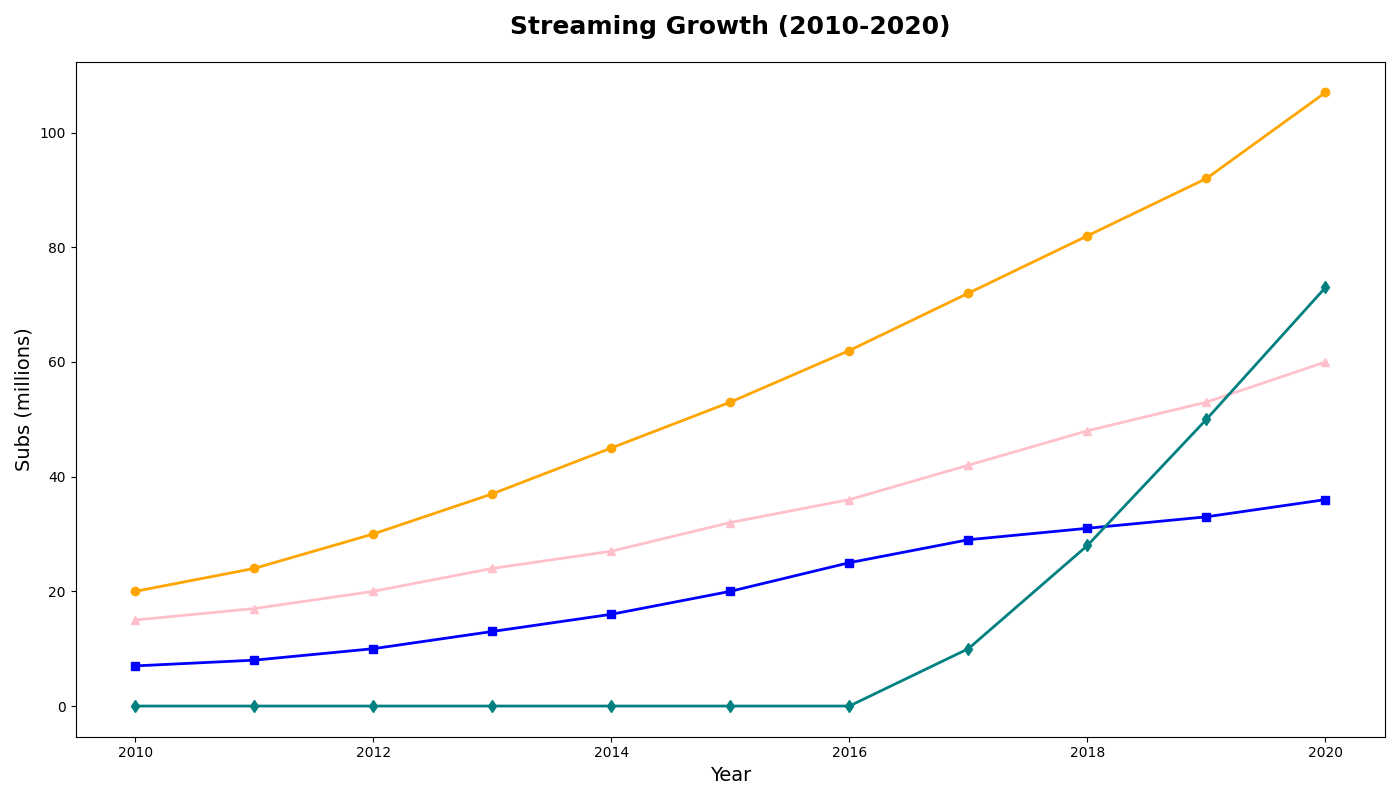

This figure's Python source:
import matplotlib.pyplot as plt
import numpy as np

years = np.arange(2010, 2021)
netflix_subs = np.array([20, 24, 30, 37, 45, 53, 62, 72, 82, 92, 107])
hulu_subs = np.array([7, 8, 10, 13, 16, 20, 25, 29, 31, 33, 36])
prime_subs = np.array([15, 17, 20, 24, 27, 32, 36, 42, 48, 53, 60])
disney_subs = np.array([0, 0, 0, 0, 0, 0, 0, 10, 28, 50, 73])

fig, ax1 = plt.subplots(figsize=(14, 8))

ax1.plot(years, netflix_subs, marker='o', color='orange', linewidth=2)
ax1.plot(years, hulu_subs, marker='s', color='blue', linewidth=2)
ax1.plot(years, prime_subs, marker='^', color='pink', linewidth=2)
ax1.plot(years, disney_subs, marker='d', color='teal', linewidth=2)

ax1.set_title('Streaming Growth (2010-2020)', fontsize=18, fontweight='bold', pad=20)
ax1.set_xlabel('Year', fontsize=14)
ax1.set_ylabel('Subs (millions)', fontsize=14)

plt.tight_layout()
plt.show()
